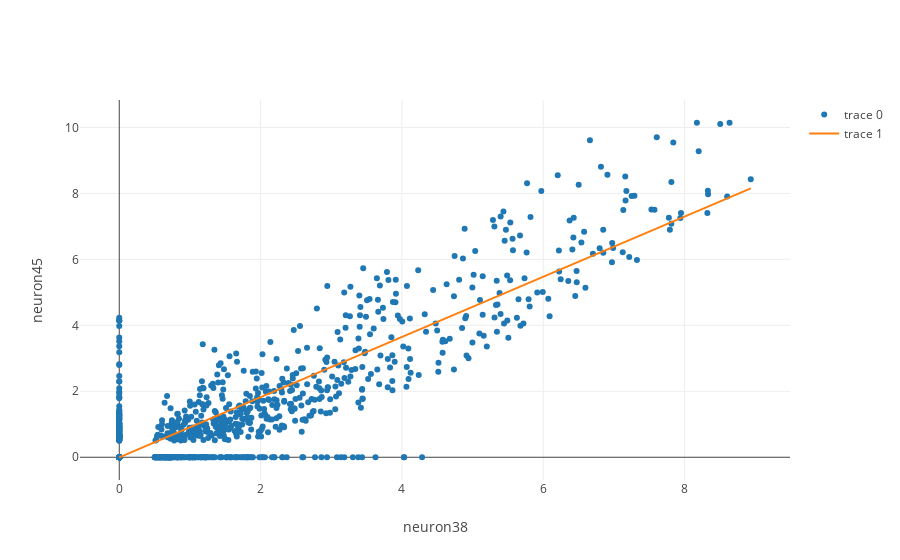
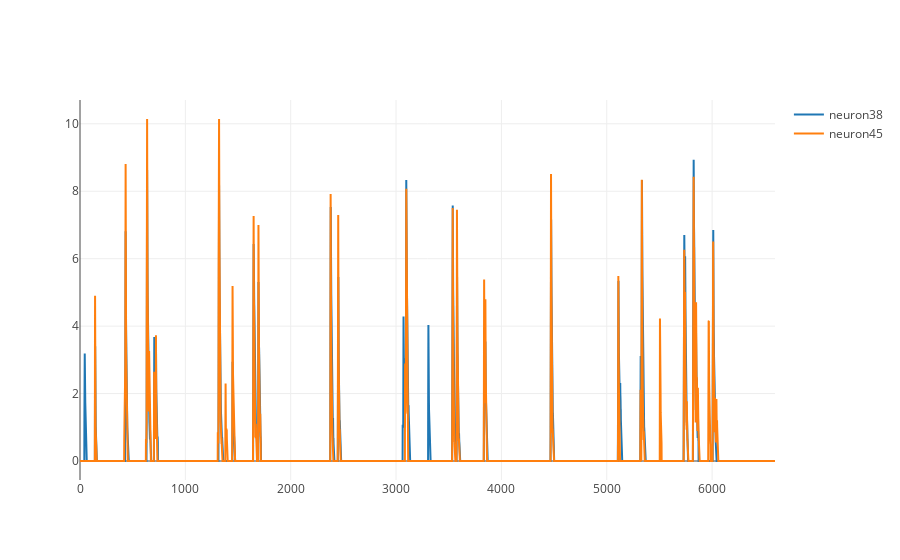

The cell these charts' notebook holds for them, in order:
### Markdown cell above
### According to the heatmap, neuron 38 and neuron 45 have are highly correlated   
#### We use a homebrewed function to compute the correlation of neuron 38 and 45, as well as plotting them on a scotter plot
- Note that our homebrewed function, `neuron_scatter_plot_with_reg()`, returns two objects:
 - `fig` - an object that tells plotly how and what to plot on the scatter plot
 - `r_value` - the correlation coefficient of the two neurons passed into the function, `neuron_scatter_plot_with_reg()`

### Code cell
fig, r_value = au.neuron_scatter_plot_with_reg('neuron38', 'neuron45', cell_transients_dataframe)
print("Correlation(neuron38, neuron45) = {}".format(r_value))
plotly.offline.iplot(fig)
au.neuron_line_plot('neuron38', 'neuron45', cell_transients_dataframe)

# Scatter plot using Seaborn library (includes confidence band)
# sns.lmplot(x='neuron38', y='neuron45', data=cell_transients_dataframe[['neuron38', 'neuron45']], size=10);
# plt.ylim(0, None);
# plt.xlim(0, None);

### Figure 1 — Plotly figure (JSON) as saved in the notebook; plotly's stock layout.template omitted (floating-point values rounded to 4 significant figures; data arrays with more than 128 entries replaced by an {"elided": "..."} marker saying what was removed)
{"data": [{"mode": "markers", "uid": "cbb0d0", "x": {"elided": "6598 float values"}, "y": {"elided": "6598 float values"}}, {"mode": "lines", "uid": "9824f2", "x": {"elided": "6598 float values"}, "y": {"elided": "6598 float values"}}], "layout": {"autosize": true, "xaxis": {"autorange": true, "range": [-0.5357, 9.473], "title": "neuron38", "type": "linear"}, "yaxis": {"autorange": true, "range": [-0.7429, 10.89], "title": "neuron45", "type": "linear"}}}

### Figure 2 — Plotly figure (JSON) as saved in the notebook; plotly's stock layout.template omitted (floating-point values rounded to 4 significant figures; data arrays with more than 128 entries replaced by an {"elided": "..."} marker saying what was removed)
{"data": [{"name": "neuron38", "type": "scatter", "uid": "90a431", "x": {"elided": "6598 int values"}, "y": {"elided": "6598 float values"}}, {"name": "neuron45", "type": "scatter", "uid": "b4a2da", "x": {"elided": "6598 int values"}, "y": {"elided": "6598 float values"}}], "layout": {"autosize": true, "xaxis": {"autorange": true, "range": [0, 6597], "type": "linear"}, "yaxis": {"autorange": true, "range": [-0.5635, 10.71], "type": "linear"}}}
